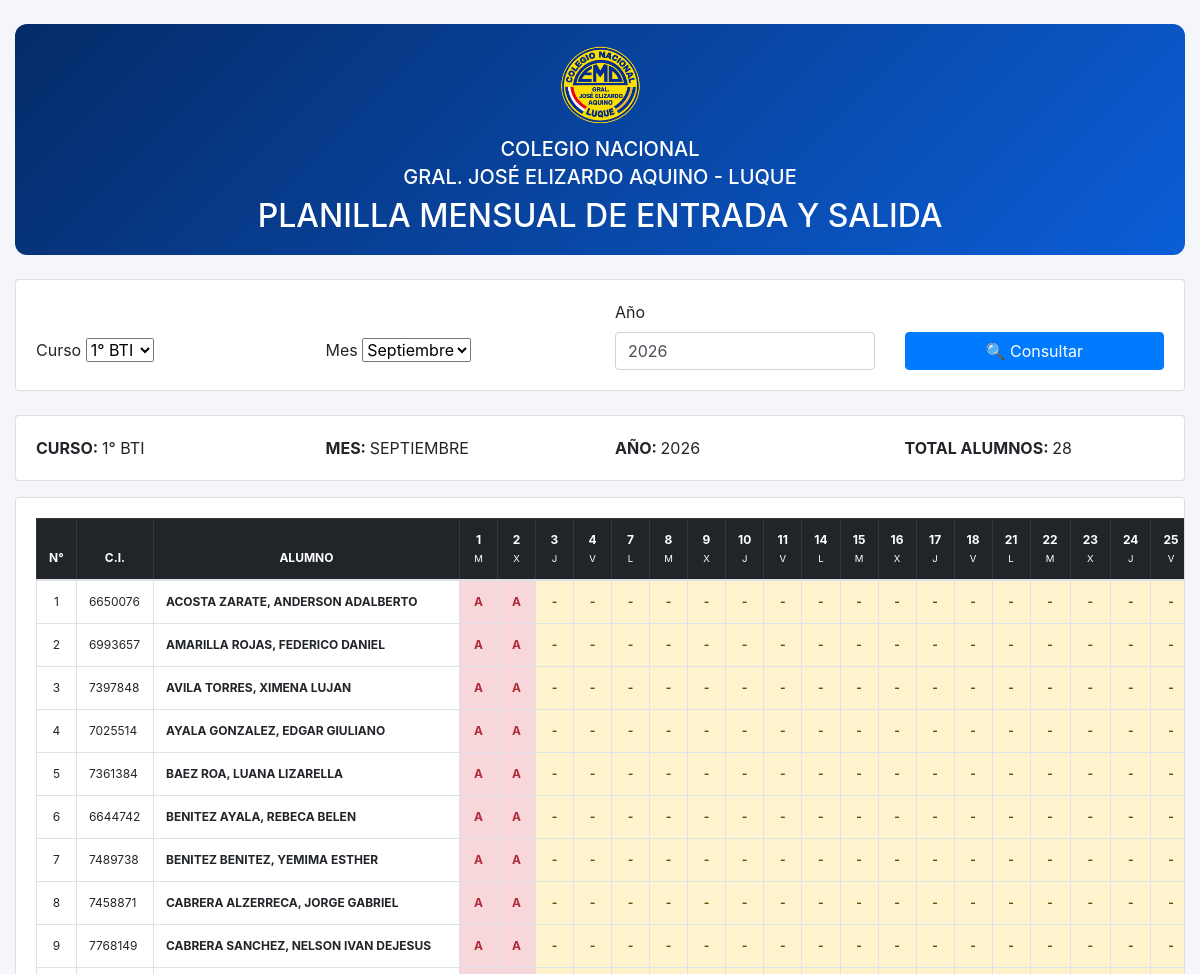
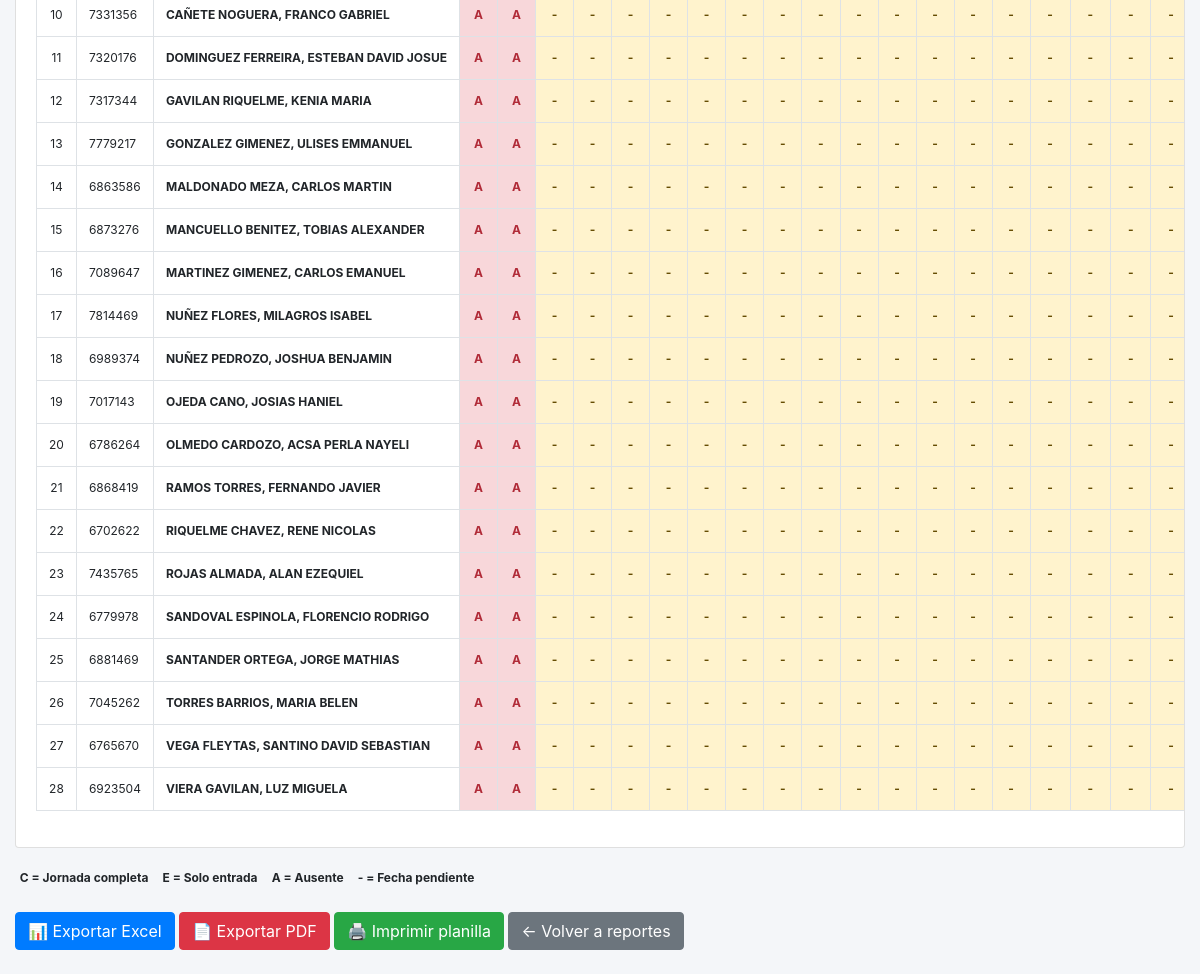
/reportes/mensual/, run on the app's committed database (2 pictures, top to bottom).
### asistencia/models.py (models this page shows, shortened)
class Alumno(models.Model):
    TURNO_CHOICES = [
        ("MAÑANA", "Mañana"),
        ("TARDE", "Tarde"),
        ("NOCHE", "Noche"),
    ]
    cedula = models.CharField(
        max_length=20,
        unique=True,
        verbose_name="Número de cédula"
    )
    nombres = models.CharField(
        max_length=100,
        verbose_name="Nombres"
    )
    apellidos = models.CharField(
        max_length=100,
        verbose_name="Apellidos"
    )
    curso = models.CharField(
        max_length=50,
        verbose_name="Curso"
    )
    seccion = models.CharField(
        max_length=20,
        blank=True,
        verbose_name="Sección"
    )
    especialidad = models.CharField(
        max_length=100,
        blank=True,
        verbose_name="Especialidad"
    )
    turno = models.CharField(
        max_length=10,
        choices=TURNO_CHOICES,
        default="MAÑANA",
        verbose_name="Turno"
    )
    telefono = models.CharField(
        max_length=30,
        blank=True,
        verbose_name="Teléfono"
    )
    uid_rfid = models.CharField(
        max_length=50,
        blank=True,
        null=True,
        unique=True,
        verbose_name="UID RFID"
    )
    activo = models.BooleanField(
        default=True,
        verbose_name="Alumno activo"
    )
    fecha_registro = models.DateTimeField(
        auto_now_add=True,
        verbose_name="Fecha de registro",
        null=True,
        blank=True
    )
    nombre_tutor = models.CharField(
        max_length=150,
        blank=True,
        verbose_name="Nombre del padre/madre o tutor"
    )
    correo_tutor = models.EmailField(
        blank=True,
        verbose_name="Correo del padre/madre o tutor"
    )
    enviar_reporte_mensual = models.BooleanField(
        default=True,
        verbose_name="Enviar informe mensual"
    )
    class Meta:
        verbose_name = "Alumno"
        verbose_name_plural = "Alumnos"
        ordering = [
            "apellidos",
            "nombres"
        ]

### asistencia/views.py (the view, shortened to what this page needs)
def reporte_mensual_curso(request):
    hoy = timezone.localdate()
    curso = request.GET.get("curso", "").strip()
    try:
        mes = int(request.GET.get("mes", hoy.month))
    except (TypeError, ValueError):
        mes = hoy.month
    try:
        anio = int(request.GET.get("anio", hoy.year))
    except (TypeError, ValueError):
        anio = hoy.year
    if mes < 1 or mes > 12:
        mes = hoy.month
    cursos = list(
        Alumno.objects
        .filter(activo=True)
        .exclude(curso="")
        .values_list("curso", flat=True)
        .distinct()
        .order_by("curso")
    )
    if not curso and cursos:
        curso = cursos[0]
    alumnos = (
        Alumno.objects
        .filter(
            activo=True,
            curso=curso
        )
        .order_by(
            "apellidos",
            "nombres"
        )
    )
    meses = [
        (1, "Enero"),
        (2, "Febrero"),
        (3, "Marzo"),
        (4, "Abril"),
        (5, "Mayo"),
        (6, "Junio"),
        (7, "Julio"),
        (8, "Agosto"),
        (9, "Septiembre"),
        (10, "Octubre"),
        (11, "Noviembre"),
        (12, "Diciembre"),
    ]
    nombres_meses = {
        1: "ENERO",
        2: "FEBRERO",
        3: "MARZO",
        4: "ABRIL",
        5: "MAYO",
        6: "JUNIO",
        7: "JULIO",
        8: "AGOSTO",
        9: "SEPTIEMBRE",
        10: "OCTUBRE",
        11: "NOVIEMBRE",
        12: "DICIEMBRE",
    }
    nombre_mes = nombres_meses[mes]
    ultimo_dia = calendar.monthrange(
        anio,
        mes
    )[1]
    dias = []
    nombres_dias = {
        0: "L",
        1: "M",
        2: "X",
        3: "J",
        4: "V",
    }
    for numero_dia in range(
        1,
        ultimo_dia + 1
    ):
        fecha = datetime(
            anio,
            mes,
            numero_dia
        ).date()
        if fecha.weekday() <= 4:
            dias.append(
                {
                    "fecha": fecha,
                    "numero": numero_dia,
                    "dia_semana": nombres_dias[
                        fecha.weekday()
                    ],
                }
            )
    asistencias = (
        Asistencia.objects
        .filter(
            alumno__in=alumnos,
            fecha__year=anio,
            fecha__month=mes
        )
        .select_related("alumno")
    )
    mapa_asistencias = {}
    filas = []
    for numero, alumno in enumerate(
        alumnos,
        start=1
    ):
        celdas = []
        jornadas_completas = 0
        solo_entrada = 0
        presentes = 0
        ausentes = 0
        for dia in dias:
            fecha = dia["fecha"]
            asistencia = mapa_asistencias.get(
                (
                    alumno.id,
                    fecha
                )
            )
            if fecha > hoy:
                estado = "PENDIENTE"
                texto = "-"
            else:
                ausentes += 1
                estado = "AUSENTE"
                texto = "A"
            celdas.append(
                {
                    "fecha": fecha,
                    "estado": estado,
                    "texto": texto,
                    "asistencia": asistencia,
                }
            )
        dias_computados = (
            presentes + ausentes
        )
        if dias_computados > 0:
            porcentaje = round(
                presentes
                * 100
                / dias_computados,
                1
            )
        else:
            porcentaje = 0
        filas.append(
            {
                "numero": numero,
                "alumno": alumno,
                "celdas": celdas,
                "jornadas_completas": jornadas_completas,
                "solo_entrada": solo_entrada,
                "presentes": presentes,
                "ausentes": ausentes,
                "porcentaje": porcentaje,
            }
        )
    contexto = {
        "curso": curso,
        "cursos": cursos,
        "mes": mes,
        "meses": meses,
        "anio": anio,
        "nombre_mes": nombre_mes,
        "dias": dias,
        "filas": filas,
        "total_alumnos": alumnos.count(),
    }
    return render(
        request,
        "asistencia/reporte_mensual_curso.html",
        contexto
    )

### asistencia/templates/asistencia/reporte_mensual_curso.html (shortened to what this page needs)
{% load static %}
<!DOCTYPE html>
<html lang="es">
<head>
    <link
        rel="stylesheet"
        href="{% static 'asistencia/bootstrap/css/bootstrap.min.css' %}"
    >
</head>
<body>
<div class="container-fluid py-4">
    <div class="encabezado mb-4">
        <div class="text-center">
            <img
                src="{% static 'asistencia/img/logo_colegio.png' %}"
                class="logo mb-2"
                alt="Logo del colegio"
            >
            <h5 class="mb-1">
                COLEGIO NACIONAL
            </h5>
            <h5 class="mb-1">
                GRAL. JOSÉ ELIZARDO AQUINO - LUQUE
            </h5>
            <h2 class="mt-2 mb-0">
                PLANILLA MENSUAL DE ENTRADA Y SALIDA
            </h2>
        </div>
    </div>
    <div class="card shadow-sm mb-4 no-imprimir">
        <div class="card-body">
            <form
                method="GET"
                class="row g-3 align-items-end"
            >
                <div class="col-md-3">
                    <label
                        class="form-label fw-bold"
                    >
                        Curso
                    </label>
                    <select
                        name="curso"
                        class="form-select"
                    >
                        {% for c in cursos %}
                            <option
                                value="{{ c }}"
                                {% if c == curso %}
                                    selected
                                {% endif %}
                            >
                                {{ c }}
                            </option>
                        {% endfor %}
                    </select>
                </div>
                <div class="col-md-3">
                    <label
                        class="form-label fw-bold"
                    >
                        Mes
                    </label>
                    <select
                        name="mes"
                        class="form-select"
                    >
                        {% for numero, nombre in meses %}
                            <option
                                value="{{ numero }}"
                                {% if numero == mes %}
                                    selected
                                {% endif %}
                            >
                                {{ nombre }}
                            </option>
                        {% endfor %}
                    </select>
                </div>
                <div class="col-md-3">
                    <label
                        class="form-label fw-bold"
                    >
                        Año
                    </label>
                    <input
                        type="number"
                        name="anio"
                        value="{{ anio }}"
                        class="form-control"
                    >
                </div>
                <div class="col-md-3">
                    <button
                        type="submit"
                        class="btn btn-primary w-100"
                    >
                        🔍 Consultar
                    </button>
                </div>
            </form>
        </div>
    </div>
    <div
        class="card shadow-sm mb-3 datos-reporte"
    >
        <div class="card-body">
            <div class="row">
                <div class="col-md-3">
                    <strong>
                        CURSO:
                    </strong>
                    {{ curso }}
                </div>
                <div class="col-md-3">
                    <strong>
                        MES:
                    </strong>
                    {{ nombre_mes }}
                </div>
                <div class="col-md-3">
                    <strong>
                        AÑO:
                    </strong>
                    {{ anio }}
                </div>
                <div class="col-md-3">
                    <strong>
                        TOTAL ALUMNOS:
                    </strong>
                    {{ total_alumnos }}
                </div>
            </div>
        </div>
    </div>
    <div class="card shadow-sm">
        <div
            class="card-body tabla-contenedor"
        >
            <table
                class="table table-bordered table-hover"
            >
                <thead class="table-dark">
                    <tr>
                        <th>
                            N°
                        </th>
                        <th>
                            C.I.
                        </th>
                        <th class="nombre-alumno">
                            ALUMNO
                        </th>
                        {% for dia in dias %}
                            <th class="celda-dia">
                                {{ dia.numero }}
                                <br>
                                <small>
                                    {{ dia.dia_semana }}
                                </small>
                            </th>
                        {% endfor %}
                    </tr>
                </thead>
                <tbody>
                    {% for fila in filas %}
                        <tr>
                            <td class="text-center">
                                {{ fila.numero }}
                            </td>
                            <td>
                                {{ fila.alumno.cedula }}
                            </td>
                            <td class="alumno-texto">
                                <strong>
                                    {{ fila.alumno.apellidos }},
                                    {{ fila.alumno.nombres }}
                                </strong>
                            </td>
                            {% for celda in fila.celdas %}
                                {% if celda.estado == "COMPLETO" %}
                                    <td
                                        class="completo celda-dia"
                                        title="Jornada completa"
                                    >
                                        C
                                    </td>
                                {% elif celda.estado == "AUSENTE" %}
                                    <td
                                        class="ausente celda-dia"
                                        title="Ausente"
                                    >
                                        A
                                    </td>
                                {% else %}
                                    <td
                                        class="pendiente celda-dia"
                                        title="Fecha pendiente"
                                    >
                                        -
                                    </td>
                                {% endif %}
                            {% endfor %}
                        </tr>
                    {% endfor %}
                </tbody>
            </table>
        </div>
    </div>
    <div
        class="mt-3 no-imprimir"
    >
        <span
            class="badge text-bg-success"
        >
            C = Jornada completa
        </span>
        <span
            class="badge text-bg-danger"
        >
            E = Solo entrada
        </span>
        <span class="badge text-bg-danger">
            A = Ausente
        </span>
        <span
            class="badge text-bg-warning"
        >
            - = Fecha pendiente
        </span>
    </div>
    <div
        class="mt-4 no-imprimir"
    >
        <a
            href="{% url 'exportar_reporte_mensual_excel' %}?curso={{ curso|urlencode }}&mes={{ mes }}&anio={{ anio }}"
            class="btn btn-primary"
        >
            📊 Exportar Excel
        </a>
        <a
            href="{% url 'exportar_reporte_mensual_pdf' %}?curso={{ curso|urlencode }}&mes={{ mes }}&anio={{ anio }}"
            class="btn btn-danger"
        >
            📄 Exportar PDF
        </a>
        <button
            onclick="window.print()"
            class="btn btn-success"
        >
            🖨️ Imprimir planilla
        </button>
        <a
            href="/reportes/"
            class="btn btn-secondary"
        >
            ← Volver a reportes
        </a>
    </div>
</div>
</body>
</html>

### asistencia/templates/asistencia/reporte_mensual_curso.html (style rules this page uses)
body { background: #f4f6f9; }
.encabezado { background: linear-gradient( 135deg, #052b68, #0b5ed7 ); color: white; padding: 20px; border-radius: 12px; }
.logo { width: 85px; height: 85px; object-fit: contain; display: block; margin-left: auto; margin-right: auto; }
.tabla-contenedor { overflow-x: auto; }
table { white-space: nowrap; font-size: 12px; }
th { text-align: center; vertical-align: middle; }
td { vertical-align: middle; }
.nombre-alumno { min-width: 260px; }
.celda-dia { min-width: 38px; text-align: center; font-weight: bold; }
.ausente { background-color: #f8d7da !important; color: #b02a37; text-align: center; font-weight: bold; }
.pendiente { background-color: #fff3cd !important; color: #664d03; text-align: center; }

### data on the page
Alumno: numero "1", alumno.cedula "6650076", alumno.apellidos "ACOSTA ZARATE", alumno.nombres "ANDERSON ADALBERTO"
Alumno: numero "2", alumno.cedula "6993657", alumno.apellidos "AMARILLA ROJAS", alumno.nombres "FEDERICO DANIEL"
Alumno: numero "3", alumno.cedula "7397848", alumno.apellidos "AVILA TORRES", alumno.nombres "XIMENA LUJAN"
Alumno: numero "4", alumno.cedula "7025514", alumno.apellidos "AYALA GONZALEZ", alumno.nombres "EDGAR GIULIANO"
Alumno: numero "5", alumno.cedula "7361384", alumno.apellidos "BAEZ ROA", alumno.nombres "LUANA LIZARELLA"
Alumno: numero "6", alumno.cedula "6644742", alumno.apellidos "BENITEZ AYALA", alumno.nombres "REBECA BELEN"
Alumno: numero "7", alumno.cedula "7489738", alumno.apellidos "BENITEZ BENITEZ", alumno.nombres "YEMIMA ESTHER"
Alumno: numero "8", alumno.cedula "7458871", alumno.apellidos "CABRERA ALZERRECA", alumno.nombres "JORGE GABRIEL"
Alumno: numero "9", alumno.cedula "7768149", alumno.apellidos "CABRERA SANCHEZ", alumno.nombres "NELSON IVAN DEJESUS"
Alumno: numero "10", alumno.cedula "7331356", alumno.apellidos "CAÑETE NOGUERA", alumno.nombres "FRANCO GABRIEL"
Alumno: numero "11", alumno.cedula "7320176", alumno.apellidos "DOMINGUEZ FERREIRA", alumno.nombres "ESTEBAN DAVID JOSUE"
Alumno: numero "12", alumno.cedula "7317344", alumno.apellidos "GAVILAN RIQUELME", alumno.nombres "KENIA MARIA"
Alumno: numero "13", alumno.cedula "7779217", alumno.apellidos "GONZALEZ GIMENEZ", alumno.nombres "ULISES EMMANUEL"
Alumno: numero "14", alumno.cedula "6863586", alumno.apellidos "MALDONADO MEZA", alumno.nombres "CARLOS MARTIN"
Alumno: numero "15", alumno.cedula "6873276", alumno.apellidos "MANCUELLO BENITEZ", alumno.nombres "TOBIAS ALEXANDER"
Alumno: numero "16", alumno.cedula "7089647", alumno.apellidos "MARTINEZ GIMENEZ", alumno.nombres "CARLOS EMANUEL"
Alumno: numero "17", alumno.cedula "7814469", alumno.apellidos "NUÑEZ FLORES", alumno.nombres "MILAGROS ISABEL"
Alumno: numero "18", alumno.cedula "6989374", alumno.apellidos "NUÑEZ PEDROZO", alumno.nombres "JOSHUA BENJAMIN"
Alumno: numero "19", alumno.cedula "7017143", alumno.apellidos "OJEDA CANO", alumno.nombres "JOSIAS HANIEL"
Alumno: numero "20", alumno.cedula "6786264", alumno.apellidos "OLMEDO CARDOZO", alumno.nombres "ACSA PERLA NAYELI"
Alumno: numero "21", alumno.cedula "6868419", alumno.apellidos "RAMOS TORRES", alumno.nombres "FERNANDO JAVIER"
Alumno: numero "22", alumno.cedula "6702622", alumno.apellidos "RIQUELME CHAVEZ", alumno.nombres "RENE NICOLAS"
Alumno: numero "23", alumno.cedula "7435765", alumno.apellidos "ROJAS ALMADA", alumno.nombres "ALAN EZEQUIEL"
Alumno: numero "24", alumno.cedula "6779978", alumno.apellidos "SANDOVAL ESPINOLA", alumno.nombres "FLORENCIO RODRIGO"
Alumno: numero "25", alumno.cedula "6881469", alumno.apellidos "SANTANDER ORTEGA", alumno.nombres "JORGE MATHIAS"
Alumno: numero "26", alumno.cedula "7045262", alumno.apellidos "TORRES BARRIOS", alumno.nombres "MARIA BELEN"
Alumno: numero "27", alumno.cedula "6765670", alumno.apellidos "VEGA FLEYTAS", alumno.nombres "SANTINO DAVID SEBASTIAN"
Alumno: numero "28", alumno.cedula "6923504", alumno.apellidos "VIERA GAVILAN", alumno.nombres "LUZ MIGUELA"

### other printed values
{{ curso }} "1° BTI"
{{ nombre_mes }} "SEPTIEMBRE"
{{ anio }} "2026"
{{ total_alumnos }} "28"
{{ dia.numero }} "1" "2" "3" "4" "7" "8" "9" "10" "11" "14" "15" "16" "17" "18" "21" "22" "23" "24" "25"
{{ dia.dia_semana }} "M" "X" "J" "V" "L" "M" "X" "J" "V" "L" "M" "X" "J" "V" "L" "M" "X" "J" "V"
form field curso "1° BTI"
form field mes "Septiembre"
